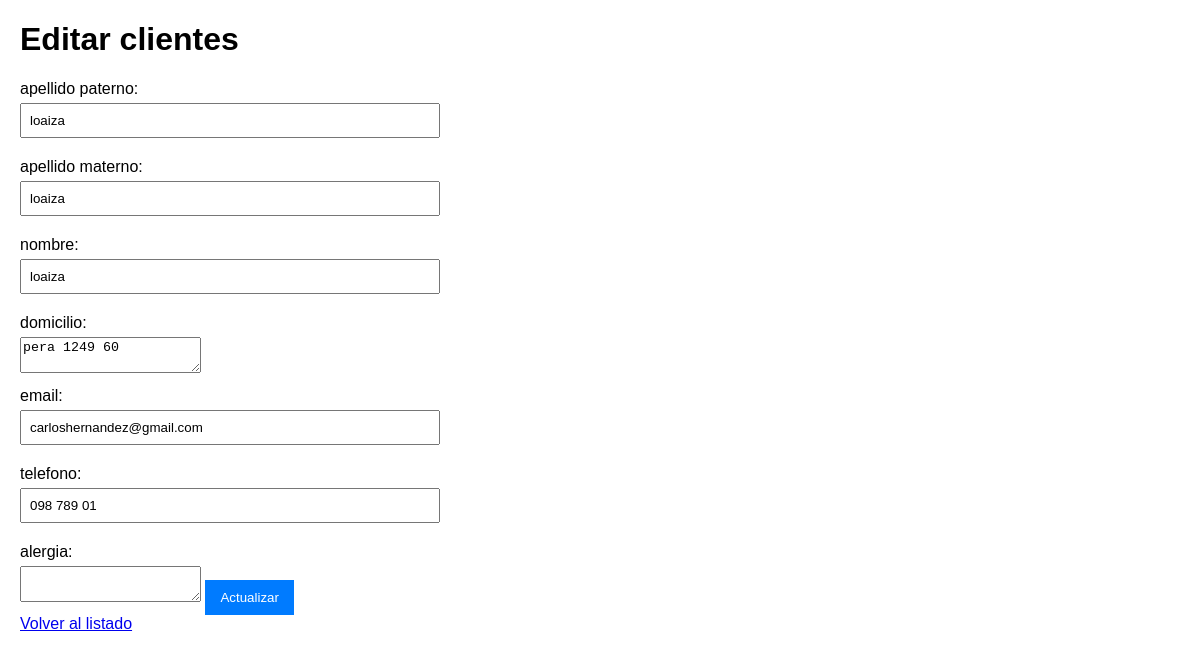
The app's page /cliente/editar/4/ with its own data.
### app_cliente/models.py (models this page shows, shortened)
class Cliente(models.Model):
    apepaterno = models.CharField(max_length=50)
    apematerno = models.CharField(max_length=50)
    nombre = models.CharField(max_length=50)
    domicilio = models.CharField(max_length=100)
    email = models.EmailField()
    telefono = models.CharField(max_length=10)
    alergias = models.TextField(blank=True, null=True)

### app_cliente/views.py (the view, shortened to what this page needs)
# urls.py: path('cliente/editar/<int:id>/', views.editar_cliente, name='editar_cliente'),
def editar_cliente(request, id):  # ← El parámetro debe ser 'id' para coincidir con la URL
    cliente = get_object_or_404(Cliente, pk=id)
    return render(request, 'editar_cliente.html', {'cliente': cliente})

### app_cliente/templates/editar_cliente.html (shortened to what this page needs)
<!DOCTYPE html>
<html lang="es">
<head>
</head>
<body>
    <h1>Editar clientes</h1>
    <form method="post">
        <label>apellido paterno:</label>
        <input type="text" name="nombre" value="{{ cliente.apepaterno }}" required>
        <label>apellido materno:</label>
        <input type="text" name="categoria" value="{{ cliente.apepaterno }}" required>
        <label>nombre:</label>
        <input type="text" name="categoria" value="{{ cliente.apepaterno }}" required>
        <label>domicilio:</label>
        <textarea name="domicilio">{{ cliente.domicilio }}</textarea>
        <label>email:</label>
        <input type="text" name="categoria" value="{{ cliente.email }}" required>
        <label>telefono:</label>
        <input type="text" name="precio" value="{{ cliente.telefono }}" required>
        <label>alergia:</label>
        <textarea name="alergia">{{ cliente.alergia }}</textarea>
        <button type="submit">Actualizar</button>
    </form>
    <a href="/">Volver al listado</a>
</body>
</html>

### app_cliente/templates/editar_cliente.html (style rules this page uses)
body { font-family: Arial, sans-serif; margin: 20px; }
form { max-width: 400px; }
label { display: block; margin: 10px 0 5px; }
input { width: 100%; padding: 8px; margin-bottom: 10px; }
button { background-color: #007BFF; color: white; padding: 10px 15px; border: none; cursor: pointer; }

### records on screen
Cliente: nombre "loaiza", categoria "loaiza", domicilio "pera 1249 60", categoria "carloshernandez@gmail.com", precio "098 789 01"
